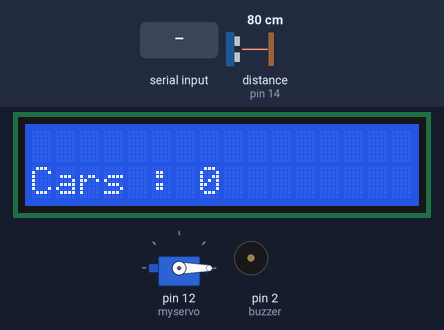
The program below on a simulated Arduino Uno, built with avr-gcc and run on an emulated ATmega328P. On the bench: 16×2 character LCD, servo, buzzer (waves = sounding, pin HIGH). Wiring (inferred from the names in the program): ultrasonic range finder: trigger pin 13; echo pin 14. The test bench sets the inputs (shaded band); at power-on: distance to the obstacle (sensor on pin 14) 80 cm. The echo pulse lasts 58.3 µs per cm; pins used as bus, display or sensor lines are not drawn; what the program prints to the serial monitor is not drawn.

Above: at 1.2 s.
1.3 s: distance to the obstacle (sensor on pin 14) set to 22 cm
2.8 s: distance to the obstacle (sensor on pin 14) set to 19 cm
At 4.0 s:
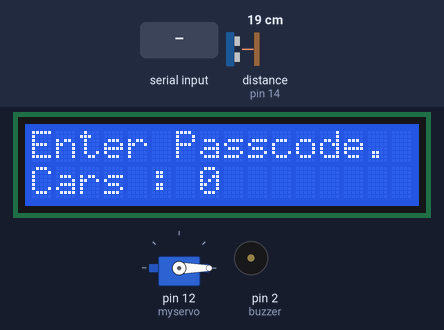
4.3 s: distance to the obstacle (sensor on pin 14) set to 35 cm
At 4.9 s:
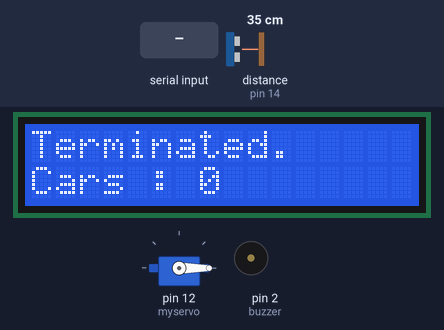
6.6 s: distance to the obstacle (sensor on pin 14) set to 2 cm
At 6.9 s:
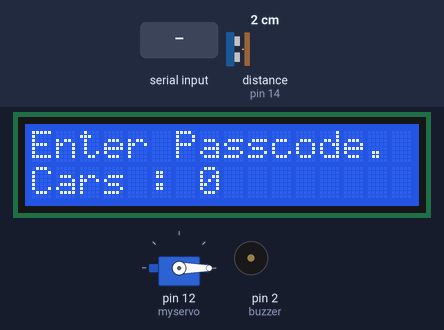
8.1 s: "1\n" received over Serial
At 9.2 s:
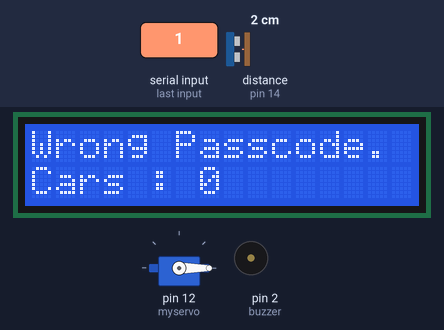
11.1 s: distance to the obstacle (sensor on pin 14) set to 60 cm
At 12.4 s:
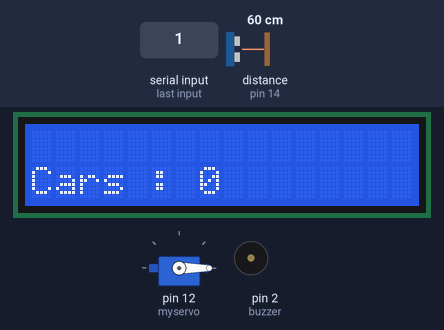
Timing chart, 0 to 14.1 s (numbered marks = the images above; inputs shaded):
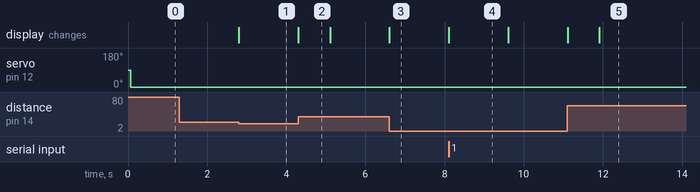

The program:

main.cpp
```cpp
#include <Arduino.h>
#include <LiquidCrystal.h>
#include <Servo.h>

int calculateDistance();

Servo myservo;
const int trigPin = 13;
const int echoPin = 14;
const int passLed = 0;
const int redLed = 1;
const int buzzer = 2;
const String PASSCODE = "1234";
int distance;
int carCount = 0;

LiquidCrystal lcd(A1, A2, A3, A4, A5, A6);

void setup() {
  lcd.begin(16, 2);
  myservo.attach(12);
  Serial.begin(9600);
  pinMode(trigPin, OUTPUT);
  pinMode(echoPin, INPUT);
  pinMode(passLed, OUTPUT);
  pinMode(redLed, OUTPUT);
  pinMode(buzzer, OUTPUT);
  lcd.setCursor(0, 1);
  lcd.print("Cars : 0");
  myservo.write(0);
}

void loop() {
  distance = calculateDistance();
  if (distance < 20) {
    lcd.setCursor(0, 0);
    lcd.print("Enter Passcode. ");
    Serial.println("Enter Passcode. ");
    while(Serial.available() == 0) {
      distance = calculateDistance();
      if (distance > 20) {
        lcd.setCursor(0, 0);
        lcd.print("Terminated.     ");
        Serial.println("Terminated.");
        delay(800);
        return;
      }
    }
    String pass = Serial.readStringUntil('\n');
    if (pass == PASSCODE) {
      carCount++;
      lcd.setCursor(0, 0);
      lcd.print("Gate Opening.   ");
      lcd.setCursor(0, 1);
      lcd.print("Cars : ");
      lcd.print(carCount);
      Serial.println("Gate is now opening.");
      digitalWrite(buzzer, HIGH);
      delay(100);
      digitalWrite(buzzer, LOW);
      digitalWrite(passLed, HIGH);
      for (int i = 0; i <= 80; i++) {
        myservo.write(i);
        delay(15);
      }
      while(distance < 20) {
        distance = calculateDistance();
      }
      delay(1000);
      for (int i = 80; i >= 0; i--) {
        myservo.write(i);
        delay(15);
      }
      digitalWrite(passLed, LOW);
    } else {
      lcd.setCursor(0, 0);
      lcd.print("Wrong Passcode. ");
      Serial.println("Wrong Passcode. ");
      digitalWrite(redLed, HIGH);
      delay(1500);
      digitalWrite(redLed, LOW);
    }
  } else {
    lcd.setCursor(0, 0);
    lcd.print("                ");
  }
}

int calculateDistance()
{
  digitalWrite(trigPin, LOW);
  delayMicroseconds(2);
  digitalWrite(trigPin, HIGH);
  delayMicroseconds(10);
  digitalWrite(trigPin, LOW);
  pinMode(echoPin, INPUT);
  long duration = pulseIn(echoPin, HIGH);
  return duration * 0.034 / 2;
}
```

Measured:
- the behaviour switches between 21 and 20 cm on distance to the obstacle (sensor on pin 14) (found by bisection; images 0 and 1)
- after the input at 1.3 s, every drawn part: stays the same
- after the input at 2.8 s, the display: changes at once (image 1)
- after the input at 4.3 s, the display: changes at once (image 2)
- after the input at 6.6 s, the display: changes at once (image 3)
- after the input at 8.1 s, the display: changes at once (image 4)
- after the input at 11.1 s, the display: first changes at once (image 5 shows a later state)
- what the display in image 2 shows lasts 0.8 s, from 4.3 s to 5.1 s
